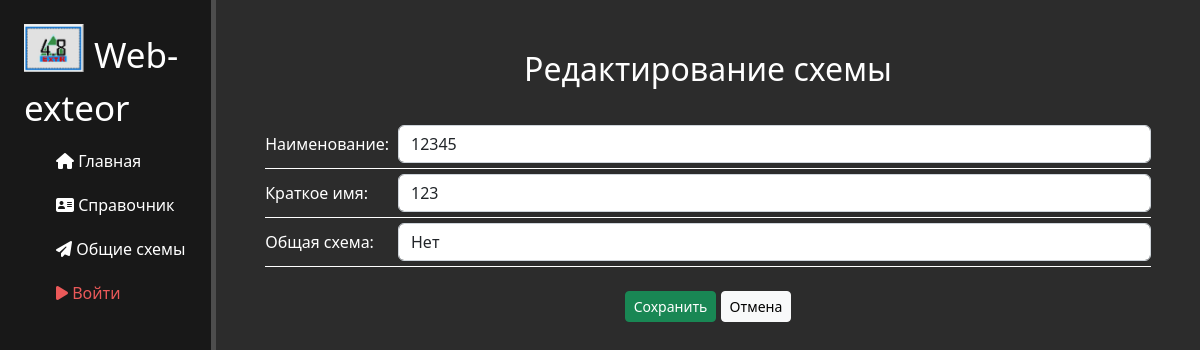
The page /exteor/schemas/56/update on the database as committed earlier.
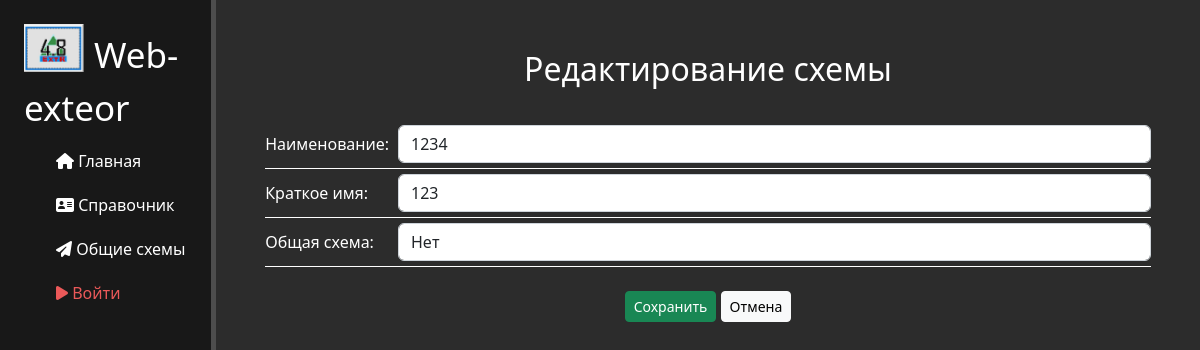
The same page on the database as committed later.
### exteor/models.py (models this page shows, shortened)
class Exteors(models.Model):
    name = models.CharField('Пользователь', max_length=50)
    common = models.BooleanField('Общая', default=False)
    schema = models.CharField('Название', max_length=200)
    alias = models.CharField('Краткое название', blank=True, max_length=50)
    date_create = models.DateTimeField('Дата создания', auto_now_add=True)
    date_update = models.DateTimeField('Дата изменения', auto_now=True)
    json_file = models.JSONField('Схема', null=True)
    class Meta:
        verbose_name = 'Схема'
        verbose_name_plural = 'Схемы'
        unique_together = ('name', 'schema')

### exteor/views.py (the view)
# urls.py: path('schemas/<int:pk>/update', views.SchemaUpdateView.as_view(), name='schema-update'),
class SchemaUpdateView(UpdateView):
    model = Exteors
    template_name = 'exteor/schema-update.html'
    form_class = SchemaForm

### exteor/forms.py
class SchemaForm(ModelForm):
    error_css_class = 'error_text'
    class Meta:
        model = Exteors
        exclude = ['json_file']
        fields = ['schema', 'alias', 'common', 'name']
        choices = [(True, 'Да'), (False, 'Нет')]
        widgets = {
            'schema': TextInput(attrs={'class': 'form-control', 'placeholder': "Наименование схемы"}),
            'alias': TextInput(attrs={'class': 'form-control', 'placeholder': "Краткое наименование схемы"}),
            'common': Select(choices=choices, attrs={'class': 'form-control', 'placeholder': "Схема будет доступна для просмотра всем пользователям?"}),
            'name': TextInput(attrs={'id': 'name_create', 'class': 'form-control', 'placeholder': "Имя"}),
        }

### exteor/templates/exteor/schema-update.html (shortened to what this page needs)
{% extends 'main/layout.html' %}
{% load static %}
{% block content %}
     <div class="features">
        <h2>Редактирование схемы</h2>
            <form id="CreateSchema" method="post" autocomplete="off">
                <table>
                  <tr>
                    <td style="width:15%;">Наименование:</td>
                    <td>{{ form.schema }}</td>
                  </tr>
                    <br>
                  <tr>
                    <td style="width:15%">Краткое имя:</td>
                    <td>{{ form.alias }}</td>
                  </tr>
                  <tr>
                    <td style="width:15%">Общая схема:</td>
                    <td>{{ form.common }}</td>
                  </tr>
                </table>
                {{ form.name.as_hidden }}<br>
                <button class="btn btn-success btn-sm" type="submit">Сохранить</button>
                <a href="{{request.META.HTTP_REFERER}}" class = 'btn btn-light btn-sm'>Отмена</a><br><br>
            </form>
    </div>
{% endblock %}

Rows that differ between the two databases and show on the page:
changed Exteors "Нет": schema "12345" → "1234"
